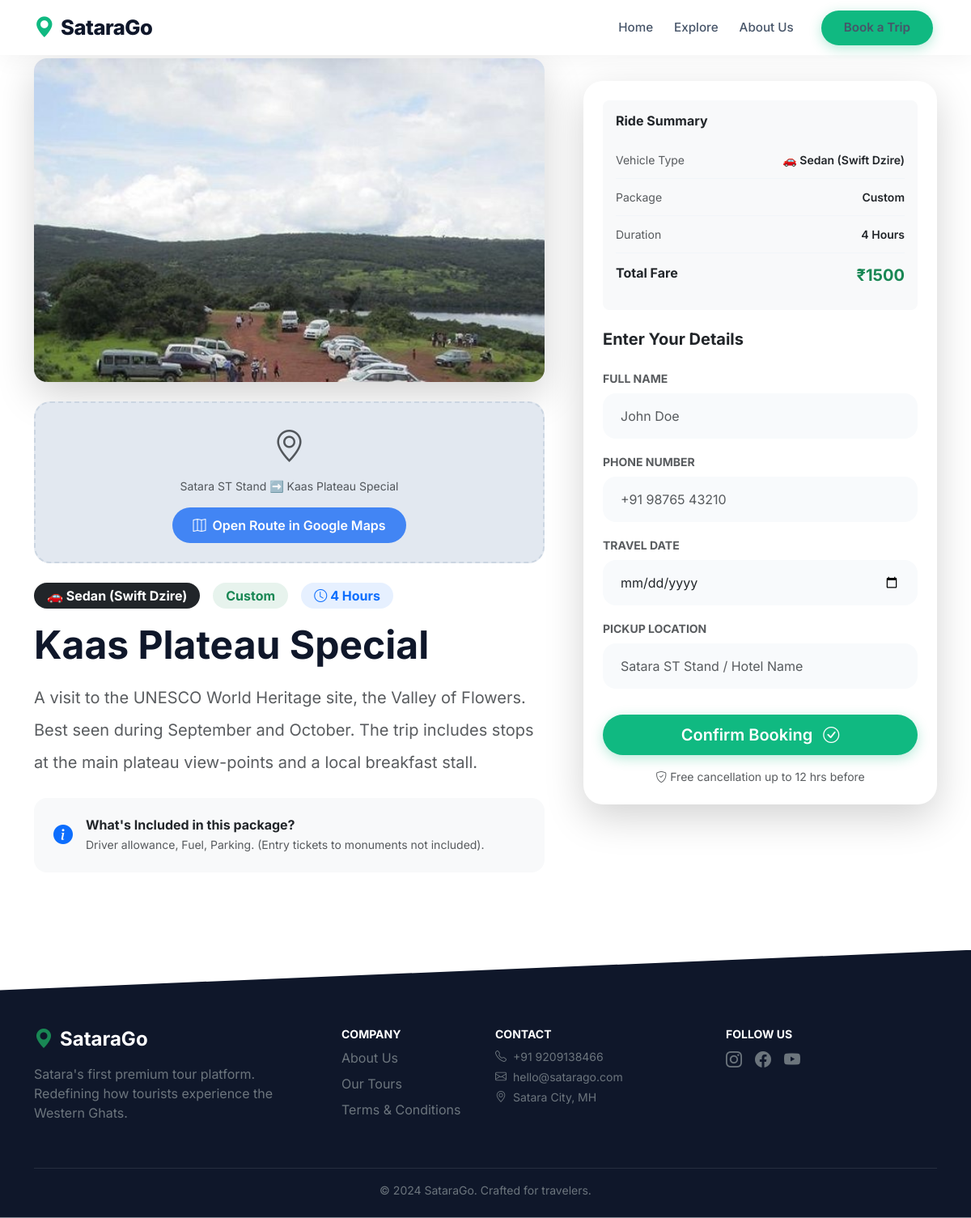
/tour/1/, run on the app's committed database.
### tours/models.py (models this page shows, shortened)
class Tour(models.Model):
    CATEGORY_CHOICES = (
        ('Nature', 'Nature & Flowers'),
        ('Fort', 'Historical Forts'),
        ('Waterfall', 'Waterfalls'),
        ('Spiritual', 'Spiritual & Temples'),
        ('Student', '🎓 Student Special'),
    )
    VEHICLE_CHOICES = (
        ('Sedan', '🚗 Sedan (Swift Dzire)'),
        ('SUV', '🚙 SUV (Innova)'),
        ('Auto', '🛺 Auto Rickshaw'),
        ('Tempo', '🚐 Tempo Traveller'),
    )
    PACKAGE_CHOICES = (
        ('Half-Day', 'Half-Day (4-5 Hrs)'),
        ('Full-Day', 'Full-Day (8-10 Hrs)'),
        ('Custom', 'Custom Package'),
    )
    name = models.CharField(max_length=200)
    description = models.TextField()
    image = models.ImageField(upload_to='tour_images/', blank=True, null=True)
    category = models.CharField(max_length=50, choices=CATEGORY_CHOICES, default='Nature')
    vehicle_type = models.CharField(max_length=50, choices=VEHICLE_CHOICES, default='Sedan')
    package_type = models.CharField(max_length=50, choices=PACKAGE_CHOICES, default='Full-Day')
    duration_hours = models.IntegerField()
    price = models.IntegerField(help_text="Price in INR")
    is_active = models.BooleanField(default=True)

### tours/views.py (the view, shortened to what this page needs)
# urls.py: path('tour/<int:tour_id>/', views.tour_detail, name='tour_detail'),
def tour_detail(request, tour_id):
    tour = get_object_or_404(Tour, id=tour_id)
    return render(request, 'tour_detail.html', {'tour': tour})

### tours/templates/tour_detail.html (shortened to what this page needs)
{% extends 'base.html' %}
{% block content %}
<div class="container py-5 mt-4">
    <div class="row g-5">
        <div class="col-lg-7">
            <div class="rounded-4 overflow-hidden shadow-lg mb-4" style="height: 400px;">
                {% if tour.image %}
                    <img src="{{ tour.image.url }}" class="w-100 h-100" style="object-fit: cover;" alt="{{ tour.name }}">
                {% else %}
                    <div class="bg-light d-flex align-items-center justify-content-center h-100 text-muted"><i class="bi bi-image fs-1"></i></div>
                {% endif %}
            </div>
            <div class="map-box mb-4">
                <i class="bi bi-geo-alt fs-1 text-muted mb-2"></i>
                <p class="text-muted mb-3 small">Satara ST Stand ➡️ {{ tour.name }}</p>
                <a href="https://www.google.com/maps/dir/Satara+ST+Stand/{{ tour.name }}+Satara/" target="_blank" class="btn-map">
                    <i class="bi bi-map me-2"></i> Open Route in Google Maps
                </a>
            </div>
            <div class="d-flex align-items-center gap-3 mb-3 flex-wrap">
                <span class="badge bg-dark text-white fs-6 px-3 py-2 rounded-pill">{{ tour.get_vehicle_type_display }}</span>
                <span class="badge bg-success bg-opacity-10 text-success fs-6 px-3 py-2 rounded-pill">{{ tour.package_type }}</span>
                <span class="badge bg-primary bg-opacity-10 text-primary fs-6 px-3 py-2 rounded-pill"><i class="bi bi-clock me-1"></i>{{ tour.duration_hours }} Hours</span>
            </div>
            <h1 class="fw-bold display-5 mb-3" style="color: var(--dark);">{{ tour.name }}</h1>
            <p class="text-muted fs-5 lh-lg">{{ tour.description }}</p>
            <div class="bg-light rounded-4 p-4 mt-4 d-flex align-items-start gap-3">
                <i class="bi bi-info-circle-fill fs-4 text-primary mt-1"></i>
                <div>
                    <h6 class="fw-bold mb-1">What's Included in this package?</h6>
                    <p class="text-muted small mb-0">Driver allowance, Fuel, Parking. (Entry tickets to monuments not included).</p>
                </div>
            </div>
        </div>
        <div class="col-lg-5">
            <div class="card border-0 shadow-lg rounded-4 p-4" style="position: sticky; top: 100px; border-radius: 24px !important;">
                <div class="bg-light rounded-3 p-3 mb-4">
                    <h6 class="fw-bold text-dark mb-3">Ride Summary</h6>
                    <div class="ride-summary-item">
                        <span class="text-muted small">Vehicle Type</span>
                        <span class="fw-semibold small">{{ tour.get_vehicle_type_display }}</span>
                    </div>
                    <div class="ride-summary-item">
                        <span class="text-muted small">Package</span>
                        <span class="fw-semibold small">{{ tour.package_type }}</span>
                    </div>
                    <div class="ride-summary-item">
                        <span class="text-muted small">Duration</span>
                        <span class="fw-semibold small">{{ tour.duration_hours }} Hours</span>
                    </div>
                    <div class="ride-summary-item" style="border-bottom: none;">
                        <span class="fw-bold text-dark">Total Fare</span>
                        <span class="fw-bold text-success fs-5">₹{{ tour.price }}</span>
                    </div>
                </div>
                <h5 class="fw-bold mb-3">Enter Your Details</h5>
                <form method="POST" class="mt-2">
                    <div class="mb-3">
                        <label class="form-label small fw-bold text-muted">FULL NAME</label>
                        <input type="text" name="name" class="form-control form-control-custom" placeholder="John Doe" required>
                    </div>
                    <div class="mb-3">
                        <label class="form-label small fw-bold text-muted">PHONE NUMBER</label>
                        <input type="tel" name="phone" class="form-control form-control-custom" placeholder="+91 98765 43210" required>
                    </div>
                    <div class="mb-3">
                        <label class="form-label small fw-bold text-muted">TRAVEL DATE</label>
                        <input type="date" name="date" class="form-control form-control-custom" required>
                    </div>
                    <div class="mb-4">
                        <label class="form-label small fw-bold text-muted">PICKUP LOCATION</label>
                        <input type="text" name="pickup" class="form-control form-control-custom" placeholder="Satara ST Stand / Hotel Name" required>
                    </div>
                    <button type="submit" class="btn btn-nav btn-lg w-100 py-3 mt-2">
                        Confirm Booking <i class="bi bi-check-circle ms-2"></i>
                    </button>
                    <p class="text-center text-muted small mt-3 mb-0"><i class="bi bi-shield-check me-1"></i>Free cancellation up to 12 hrs before</p>
                </form>
            </div>
        </div>
    </div>
</div>
{% endblock %}

### tours/templates/base.html (style rules this page uses)
:root { --primary: #10b981; --primary-dark: #059669; --dark: #0f172a; --light-gray: #f8fafc; }
* { font-family: 'Inter', sans-serif; scroll-behavior: smooth; }
.btn-nav { background: var(--primary); color: #fff; border: none; border-radius: 50px; padding: 10px 28px !important; font-weight: 600; box-shadow: 0 4px 15px rgba(16,185,129,0.3); transition: 0.3s; }
.form-control-custom { background: var(--light-gray); border: 2px solid transparent; border-radius: 16px; padding: 14px 20px; transition: all 0.3s; }

### tours/templates/tour_detail.html (style rules this page uses)
.ride-summary-item { display: flex; justify-content: space-between; padding: 12px 0; border-bottom: 1px solid #f1f5f9; }
.ride-summary-item:last-child { border-bottom: none; }
.map-box { background: #e2e8f0; border-radius: 20px; height: 200px; display: flex; flex-direction: column; align-items: center; justify-content: center; text-align: center; border: 2px dashed #cbd5e1; transition: all 0.3s; }
.btn-map { background: #4285F4; color: white; border: none; border-radius: 50px; padding: 10px 25px; font-weight: 600; transition: 0.3s; text-decoration: none; display: inline-flex; align-items: center; }

### data on the page
Tour: image (picture), name "Kaas Plateau Special", vehicle_type "🚗 Sedan (Swift Dzire)", package_type "Custom", duration_hours "4", description "A visit to the UNESCO World Heritage site, the Valley of Flowers. Best seen during September and October. The trip includes stops at the main plateau view-points and a local breakfast stall.", price "1500"
